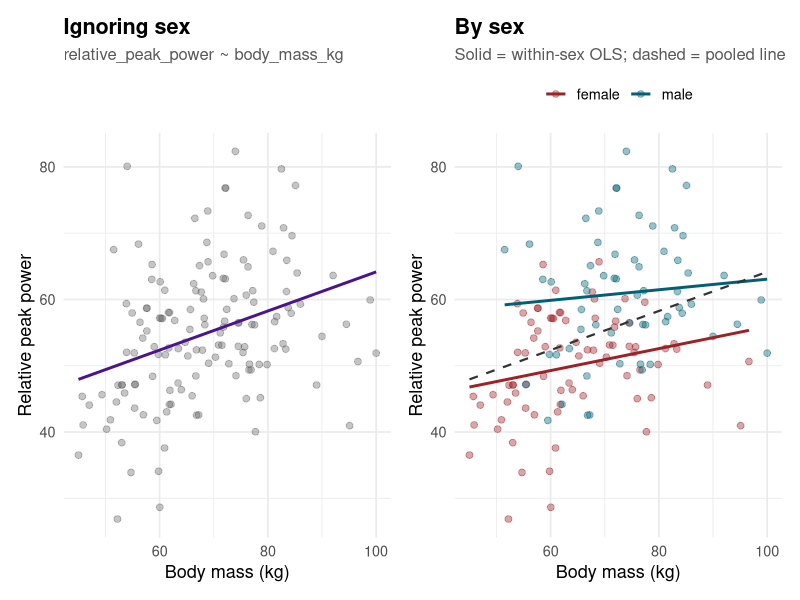
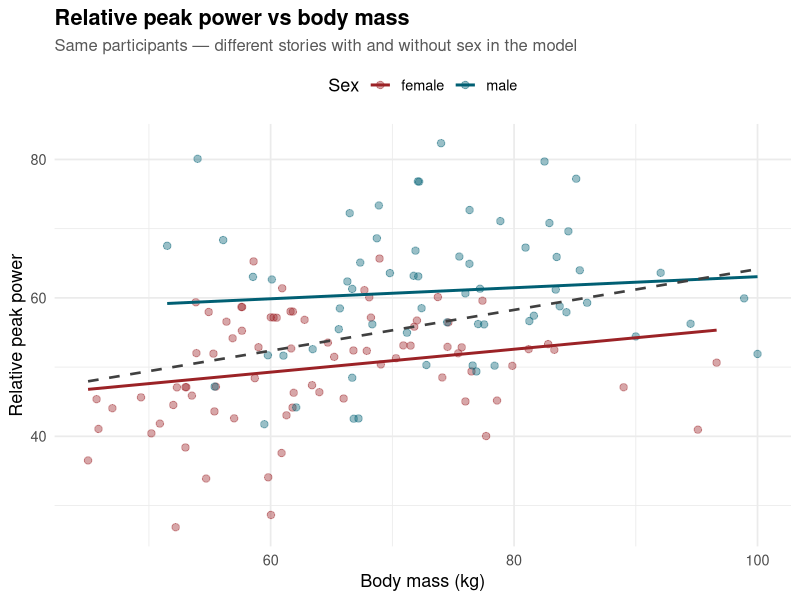
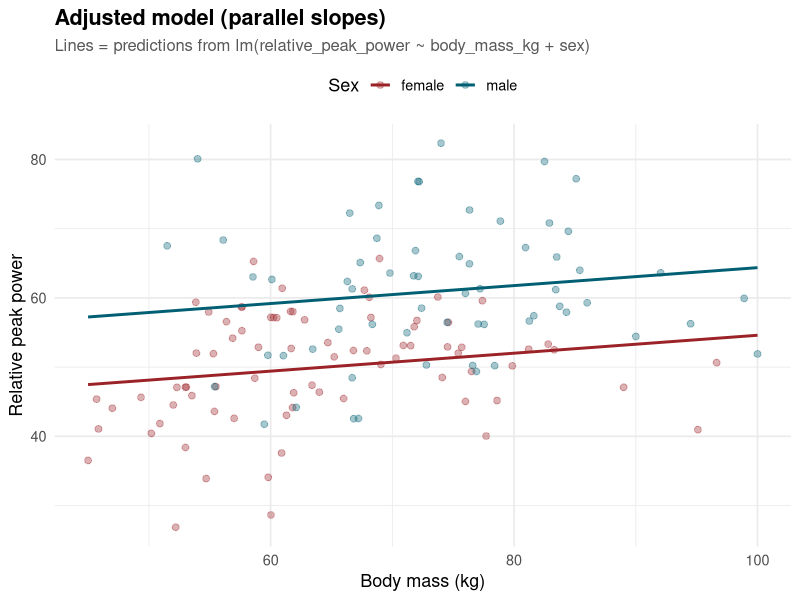

Recreate these plots in R, in order.
## ---- chunk 1
#| label: setup
#| include: false
library(readr)
library(dplyr)
library(ggplot2)
library(broom)
library(patchwork)

theme_set(
  theme_minimal(base_size = 13) +
    theme(
      plot.title    = element_text(face = "bold"),
      plot.subtitle = element_text(colour = "grey35", size = rel(0.92)),
      legend.position = "top"
    )
)
## ---- chunk 2
#| label: load
d <- read_csv("datasets_staging/cleaned/06_peak_power_bone.csv", show_col_types = FALSE) |>
  mutate(sex = factor(sex, levels = c("female", "male"))) |>
  filter(!is.na(relative_peak_power), !is.na(body_mass_kg), !is.na(sex))
## ---- chunk 3
#| label: summarise
d |>
  group_by(sex) |>
  summarise(
    n = n(),
    mean_kg = mean(body_mass_kg),
    sd_kg = sd(body_mass_kg),
    mean_rel_pp = mean(relative_peak_power),
    sd_rel_pp = sd(relative_peak_power)
  ) |>
  knitr::kable(digits = 2, caption = "Body mass and relative peak power by sex")
## ---- chunk 4
#| label: models
mod_bi  <- lm(relative_peak_power ~ body_mass_kg, data = d)
mod_adj <- lm(relative_peak_power ~ body_mass_kg + sex, data = d)

bind_rows(
  tidy(mod_bi)  |> mutate(model = "Bivariate:  rel_peak_power ~"),
  tidy(mod_adj) |> mutate(model = "Adjusted:     rel_peak_power ~")
) |>
  filter(term %in% c("(Intercept)", "body_mass_kg", "sexmale")) |>
  transmute(model, term, estimate, std.error, statistic, p.value) |>
  knitr::kable(digits = 3, caption = "Focus on the slope for `body_mass_kg`")
## ---- chunk 5
#| label: fig-compare
#| fig-height: 5
#| fig-cap: "Left: one OLS line for everyone. Right: within-sex lines (solid) vs pooled line (dashed)."
xlab <- "Body mass (kg)"
ylab <- "Relative peak power"

p_pooled <- ggplot(d, aes(body_mass_kg, relative_peak_power)) +
  geom_point(alpha = 0.35, colour = "grey35", size = 2) +
  geom_smooth(method = "lm", se = FALSE, colour = "#4a148c", linewidth = 1) +
  labs(
    title = "Ignoring sex",
    subtitle = "relative_peak_power ~ body_mass_kg",
    x = xlab, y = ylab
  )

pal <- c(female = "#9b2226", male = "#005f73")

p_strat <- ggplot(d, aes(body_mass_kg, relative_peak_power, colour = sex)) +
  geom_point(alpha = 0.4, size = 2) +
  geom_smooth(method = "lm", se = FALSE, linewidth = 1, aes(colour = sex)) +
  geom_smooth(
    method = "lm", se = FALSE,
    aes(group = 1), colour = "grey20",
    linetype = "dashed", linewidth = 0.75, inherit.aes = TRUE
  ) +
  scale_colour_manual(values = pal, name = NULL) +
  labs(
    title = "By sex",
    subtitle = "Solid = within-sex OLS; dashed = pooled line",
    x = xlab, y = ylab
  )

p_pooled + p_strat + plot_layout(widths = c(1, 1))
## ---- chunk 6
#| label: fig-one-panel
#| fig-height: 4.8
#| fig-cap: "Slide-friendly: dashed = naive pooled slope; solid = sex-specific slopes."
ggplot(d, aes(body_mass_kg, relative_peak_power, colour = sex)) +
  geom_point(alpha = 0.4, size = 2.2) +
  geom_smooth(method = "lm", se = FALSE, linewidth = 1, aes(colour = sex)) +
  geom_smooth(
    method = "lm", se = FALSE,
    aes(group = 1), colour = "grey25",
    linetype = "dashed", linewidth = 0.9, inherit.aes = TRUE
  ) +
  scale_colour_manual(values = pal, name = "Sex") +
  labs(
    title = "Relative peak power vs body mass",
    subtitle = "Same participants — different stories with and without sex in the model",
    x = xlab, y = ylab
  )
## ---- chunk 7
#| label: fig-adjusted-model
#| fig-height: 4.8
#| fig-cap: "Predictions from `lm(relative_peak_power ~ body_mass_kg + sex)`: parallel lines (shared slope for mass)."
mass_seq <- seq(min(d$body_mass_kg), max(d$body_mass_kg), length.out = 80)
d_pred <- expand.grid(
  body_mass_kg = mass_seq,
  sex = levels(d$sex),
  stringsAsFactors = FALSE
)
d_pred$sex <- factor(d_pred$sex, levels = levels(d$sex))
d_pred$fit <- predict(mod_adj, newdata = d_pred)

ggplot(d, aes(body_mass_kg, relative_peak_power, colour = sex)) +
  geom_point(alpha = 0.35, size = 2) +
  geom_line(data = d_pred, aes(y = fit, colour = sex), linewidth = 1) +
  scale_colour_manual(values = pal, name = "Sex") +
  labs(
    title = "Adjusted model (parallel slopes)",
    subtitle = "Lines = predictions from lm(relative_peak_power ~ body_mass_kg + sex)",
    x = xlab, y = ylab
  )
